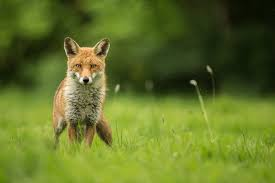
#> input picture otsu/test_1.jpeg, 275 x 183 px
$ jupyter execute otsu.ipynb
#> lines starting #> are read from the running program, lines starting #| are printed output that depends on the picture
[cell 1]
from PIL import Image
import numpy as np
import matplotlib.pyplot as plt
from pathlib import Path

[cell 2]
def create_histogram(image_path: str, num_bins: int = 16):

    # --- Load & convert image to grayscale ---
#> called with image_path = 'test_1.jpeg', num_bins = 800
    img = Image.open(image_path).convert("L")
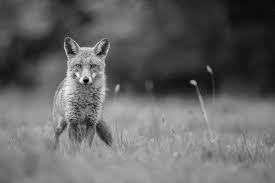
#> img: PIL image 275x183 L; min 4, max 250, mean 101.4
    pixels = np.array(img).ravel()

    hist, bin_edges = np.histogram(pixels, bins=num_bins, range=(0, 256))
#> hist = 800 values, max 636 at index 481, min 0 at index 0, mean 62.91; bin_edges = 801 values from 0 to 256

    plt.bar(bin_edges[:-1], hist, width=np.diff(bin_edges), align="edge", edgecolor="black")
    plt.title(f"Grayscale Histogram ({num_bins} bins)")
    plt.xlabel("Intensity")
    plt.ylabel("Pixel count")
    plt.show()
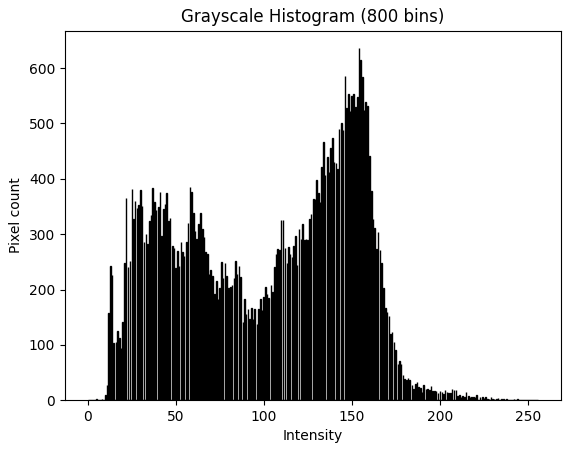
#> figure drawn by matplotlib, 1 panel; tallest bar 636 high, from x = 153.9 to 154.2
    return hist, bin_edges

[cell 3]
# level prob is the hist value normalized
def get_wk_from_level_prob(level_prob,k):
    return np.sum(level_prob[:k])

[cell 4]
def get_u_k(level_prob,bin_level_average,k):
    return np.sum(bin_level_average[:k]*level_prob[:k])

[cell 5]
def get_u_t(level_prob,bin_level_average):
    return np.sum(bin_level_average*level_prob)

[cell 6]
def get_variance_b(u_t,u_k,w_k):
    return  (u_k - w_k*u_t)**2/(w_k*(1-w_k)+0.0001)

[cell 7]
def blackout_below_threshold(img_path, threshold):

    img = Image.open(img_path).convert("L")          # 8-bit grayscale

    arr = np.array(img, dtype=np.uint8)
    arr[arr < threshold] = 0

    # --- to PIL image ---
    result = Image.fromarray(arr, mode="L")

    # --- save ---

    p = Path(img_path)
    out_path = str(p.with_name(p.stem + f"_blackout_t{threshold}").with_suffix(".png"))
    result.save(out_path)

    # --- display (original vs result) ---

    fig, axes = plt.subplots(1, 2, figsize=(8, 4))
    axes[0].imshow(np.array(Image.open(img_path).convert("L")), cmap="gray", vmin=0, vmax=255)
    axes[0].set_title("Original (Grayscale)")
    axes[0].axis("off")

    axes[1].imshow(arr, cmap="gray", vmin=0, vmax=255)
    axes[1].set_title(f"Blackout < {threshold}")
    axes[1].axis("off")

    plt.tight_layout()
    plt.show()

    return out_path, result

[cell 8]
L=16

[cell 9]
def otsu_algorithm(img_path,L):

    hist, bin_edges  = create_histogram(img_path,L)
#> bin_edges = 801 values from 0 to 256

    level_prob = hist/np.sum(hist)
#> level_prob = 800 values, max 0.0126 at index 481, min 0 at index 0, mean 0.00125
    bin_level_average =  (bin_edges[:-1] + bin_edges[1:]) / 2
#> bin_level_average = 800 values from 0.16 to 255.8


    max_variance_b = 0
    best_k = 0
    u_t = get_u_t(level_prob,bin_level_average)
#> u_t = 101.5
    for i in range(L):
        u_k = get_u_k(level_prob,bin_level_average,i)
        w_k = get_wk_from_level_prob(level_prob,i)
        curr_variance_b = get_variance_b(u_t,u_k,w_k)
        if curr_variance_b > max_variance_b:
            max_variance_b = curr_variance_b
            best_k = i
#> this loop made 800 passes
#> (u_k, w_k, curr_variance_b, max_variance_b) on passes 14, 17, 20, 27, 30, 33, 36, 39, 42, 45, 48, 52: (7.95e-05, 1.99e-05, 0.0313, 0.0313), (0.000277, 5.96e-05, 0.209, 0.209), (0.000394, 7.95e-05, 0.328, 0.328), (0.000719, 0.000119, 0.591, 0.591), (0.0009, 0.000139, 0.73, 0.73), (0.0029, 0.000338, 2.25, 2.25), (0.00883, 0.000874, 6.55, 6.55), (0.0463, 0.00399, 31.6, 31.6), (0.109, 0.00882, 69.91, 69.91), (0.171, 0.0133, 105.1, 105.1), (0.202, 0.0154, 120.9, 120.9), (0.236, 0.0175, 136.7, 136.7)
#> (u_k, w_k, curr_variance_b) on passes 1 to 6: (0, 0, 0), (0, 0, 0), (0, 0, 0), (0, 0, 0), (0, 0, 0), (0, 0, 0)
#> after the loop, best_k = 297; max_variance_b = 1931.5
    bg_threshold = bin_level_average[best_k]
#> bg_threshold = 95.2
    return blackout_below_threshold(img_path, bg_threshold)
#> in blackout_below_threshold, `arr[arr < threshold] = 0`:
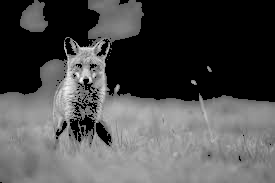
#> arr: shape (183, 275); min 0, max 250, mean 78.9
#> in blackout_below_threshold, `out_path = str(p.with_name(p.stem + f"_blackout_t{threshold}").with_su..`: out_path = 'test_1_blackout_t95.png'

[cell 10]
otsu_algorithm("test_1.jpeg",800)

[cell 11]
otsu_algorithm("JPCLN001.jpg",800)
#> call 2 of create_histogram, with image_path = 'JPCLN001.jpg', num_bins = 800
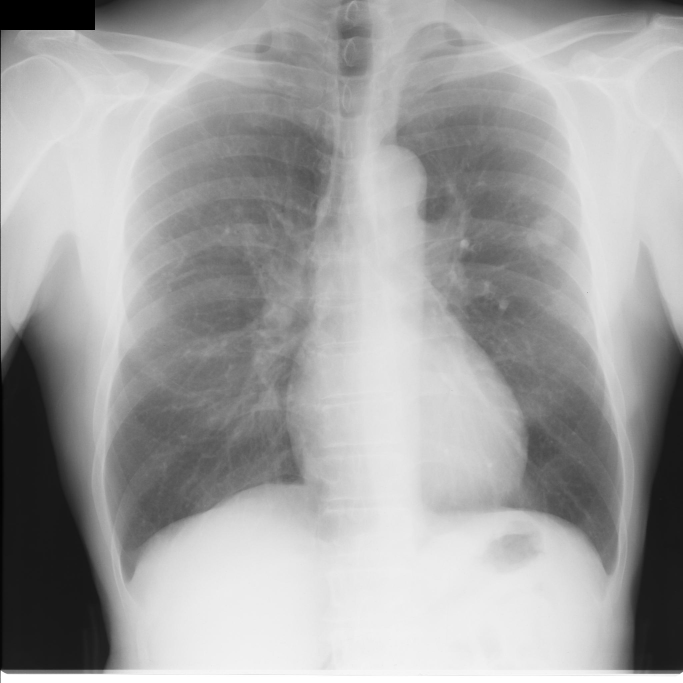
#> input picture otsu/JPCLN001.jpg, 2048 x 2048 px (shown at 1/3 size)
#> in create_histogram, img is the input picture: PIL image 2048x2048 L; min 0, max 255, mean 163.1
#> in create_histogram (call 2), `hist, bin_edges = np.histogram(pixels, bins=num_bins, range=(0, 256))`: hist = 800 values, max 78224 at index 75, min 0 at index 1, mean 5242.9
#> in create_histogram (call 2), `plt.show()`:
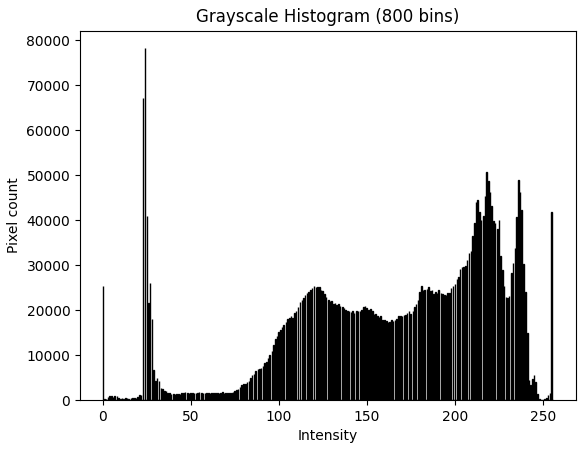
#> figure drawn by matplotlib, 1 panel; tallest bar 78224 high, from x = 24 to 24.32
#> the loop in otsu_algorithm (call 2), `for i in range(L):` made 800 passes
#> (u_k, w_k, curr_variance_b, max_variance_b) on passes 2, 5, 8, 11, 14, 17, 20, 23, 27, 30, 33, 36: (0.000964, 0.00603, 158.5, 158.5), (0.00101, 0.00607, 159.6, 159.6), (0.00117, 0.00615, 161.6, 161.6), (0.00164, 0.0063, 165.6, 165.6), (0.00263, 0.00655, 172, 172), (0.00369, 0.00676, 177.4, 177.4), (0.00472, 0.00694, 181.7, 181.7), (0.0063, 0.00716, 187.4, 187.4), (0.0079, 0.00736, 192.2, 192.2), (0.00895, 0.00748, 195, 195), (0.00976, 0.00756, 196.9, 196.9), (0.0111, 0.00767, 199.7, 199.7)
#> (u_k, w_k, curr_variance_b) on passes 1, 3, 4, 6, 7, 9: (0, 0, 0), (0.000964, 0.00603, 158.5), (0.000964, 0.00603, 158.5), (0.00101, 0.00607, 159.6), (0.00101, 0.00607, 159.6), (0.00117, 0.00615, 161.6)
#> call 2 of blackout_below_threshold, with img_path = 'JPCLN001.jpg', threshold = 151.2
#> in blackout_below_threshold (call 2), `arr[arr < threshold] = 0`:
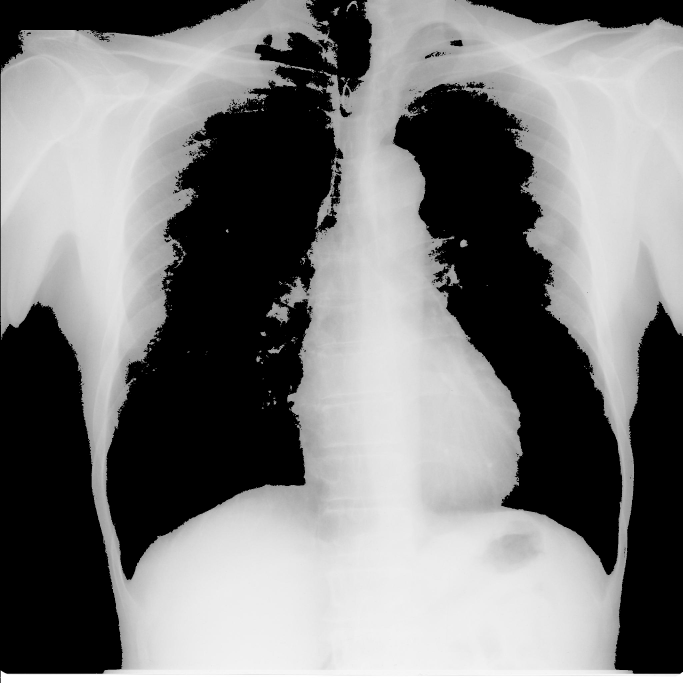
#> arr: shape (2048, 2048) (shown at 1/3 size); min 0, max 255, mean 124.2

[cell 12]
otsu_algorithm("unnamed.png",800)
#> call 3 of create_histogram, with image_path = 'unnamed.png', num_bins = 800
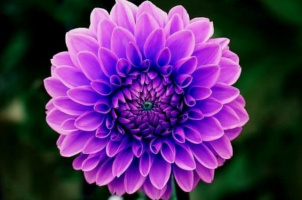
#> input picture otsu/unnamed.png, 302 x 200 px
#> in create_histogram (call 3), `img = Image.open(image_path).convert("L")`:
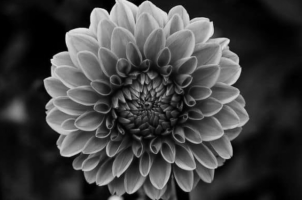
#> img: PIL image 302x200 L; min 0, max 230, mean 62.2
#> in create_histogram (call 3), `plt.show()`:
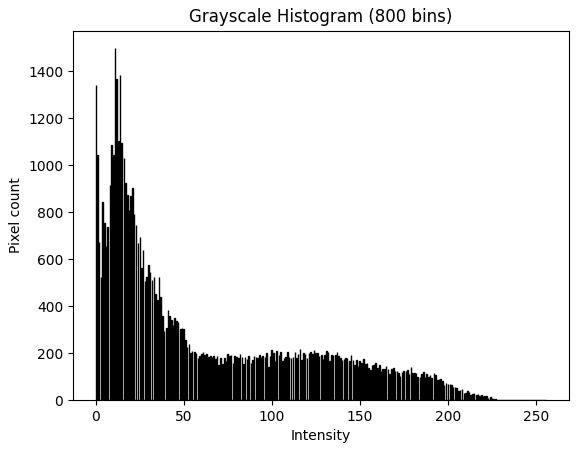
#> figure drawn by matplotlib, 1 panel; tallest bar 1497 high, from x = 10.88 to 11.2
#> call 3 of blackout_below_threshold, with img_path = 'unnamed.png', threshold = 82.08
#> in blackout_below_threshold (call 3), `arr[arr < threshold] = 0`:
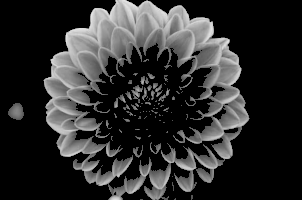
#> arr: shape (200, 302); min 0, max 230, mean 44.3
